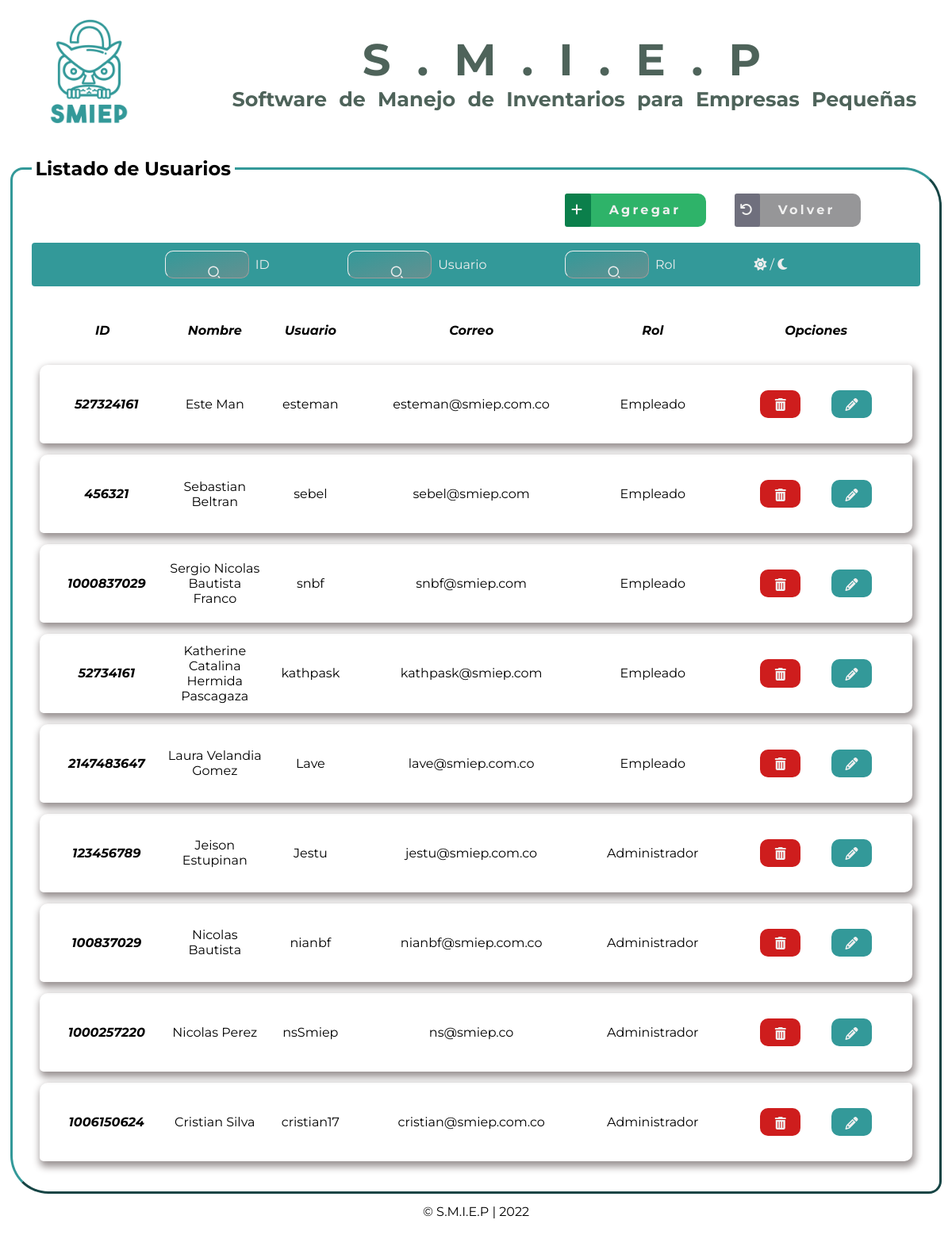
/view/usuario/mostrarUsu.php (signed in), run on the app's committed database.
### tables this page shows
CREATE TABLE `usuario` (
  `id_doc` int(100) NOT NULL COMMENT 'Identificador del usuario (Documento de identidad)',
  `nombre1` varchar(50) NOT NULL COMMENT 'Primer nombre obligatorio',
  `nombre2` varchar(50) DEFAULT NULL COMMENT 'Segundo nombre opcional',
  `apellido1` varchar(50) NOT NULL COMMENT 'Primer apellido obligatori<o',
  `apellido2` varchar(50) DEFAULT NULL COMMENT 'Segundo apellido opcional',
  `userName` varchar(50) NOT NULL COMMENt 'Apodo del usuario dentro de la tienda',
  `email` varchar(100) NOT NULL COMMENT 'Correo, en preferencia para usuario @smiep.com.co',
  `password` varchar(255) NOT NULL COMMENT 'Contraseña para iniciar sesión en el sistema',
  `rol` varchar(20) NOT NULL COMMENT 'Rol dentro de la empresa (Administrador ó Empleado)',
  `creadoEn` date DEFAULT NULL COMMENT 'Fecha de incorporación',
  `id_ti` int(100) NOT NULL COMMENT 'Relación con la tabla tienda',
  `id_estado` int(100) NOT NULL COMMENT 'Si se encuentra vinculado o no en la tienda',
  `id_sec` int(11) NOT NULL AUTO_INCREMENT COMMENT 'Creación de campo para relacionar trazabilidad de usuario',
  PRIMARY KEY (`id_doc`),
  UNIQUE KEY `email` (`email`),
  UNIQUE KEY `id_sec` (`id_sec`),
  UNIQUE KEY `userName` (`userName`),
  KEY `id_ti` (`id_ti`),
  KEY `id_estado` (`id_estado`),
  CONSTRAINT `usuario_ibfk_1` FOREIGN KEY (`id_ti`) REFERENCES `tienda` (`id_ti`),
  CONSTRAINT `usuario_ibfk_2` FOREIGN KEY (`id_estado`) REFERENCES `estado` (`id_estado`)
);

### model/conexion1.php (called while the page is built, shortened)
<?php
class Db
{
	private static $conexion = NULL;
	public static function conectar()
	{
		$pdo_options[PDO::ATTR_ERRMODE] = PDO::ERRMODE_EXCEPTION;
		self::$conexion = new PDO('mysql:host=us-cdbr-east-05.cleardb.net; dbname=heroku_619553700a45b98', 'bcc4441154c3a9', 'b4a4c01d', $pdo_options);
		return self::$conexion;
	}
}

### model/usuarioCrud_Mdl.php (called while the page is built, shortened)
<?php
require_once('conexion1.php');
class CrudUsuario
{
	private $db;
	public function __construct()
	{
		$this->db=Db::conectar();
	}
	public function mostrar()
	{
		$listaUsuario = [];
		$select = $this->db->query('SELECT * FROM usuario ORDER BY rol DESC');
		foreach ($select->fetchAll() as $Usuario)
		{
			$myUsuario = new Usuario();
			$myUsuario->setId_doc($Usuario['id_doc']);
			$myUsuario->setNombre1($Usuario['nombre1']);
			$myUsuario->setNombre2($Usuario['nombre2']);
			$myUsuario->setApellido1($Usuario['apellido1']);
			$myUsuario->setApellido2($Usuario['apellido2']);
			$myUsuario->setUserName($Usuario['userName']);
			$myUsuario->setEmail($Usuario['email']);
			$myUsuario->setPass($Usuario['password']);
			$myUsuario->setRol($Usuario['rol']);
			$myUsuario->setId_estado($Usuario['id_estado']);
			$myUsuario->setId_ti($Usuario['id_ti']);
			$listaUsuario[] = $myUsuario;
		}
		return $listaUsuario;
	}
}
?>

### model/usuarioMdl.php (called while the page is built, shortened)
<?php
class Usuario
{
	private $id_doc;
	private $nombre1;
	private $nombre2;
	private $apellido1;
	private $apellido2;
	private $userName;
	private $email;
	private $rol;
	public function getId_doc()
	{
		return $this->id_doc;
	}
	public function setId_doc($id_doc)
	{
		$this->id_doc = $id_doc;
	}
	public function getNombre1()
	{
		return $this->nombre1;
	}
	public function setNombre1($nombre1)
	{
		$this->nombre1 = $nombre1;
	}
	public function getNombre2()
	{
		return $this->nombre2;
	}
	public function setNombre2($nombre2)
	{
		$this->nombre2 = $nombre2;
	}
	public function getApellido1()
	{
		return $this->apellido1;
	}
	public function setApellido1($apellido1)
	{
		$this->apellido1 = $apellido1;
	}
	public function getApellido2()
	{
		return $this->apellido2;
	}
	public function setApellido2($apellido2)
	{
		$this->apellido2 = $apellido2;
	}
	public function getUserName()
	{
		return $this->userName;
	}
	public function setUserName($userName)
	{
		$this->userName = $userName;
	}
	public function getEmail()
	{
		return $this->email;
	}
	public function setEmail($email)
	{
		$this->email = $email;
	}
	public function getRol()
	{
		return $this->rol;
	}
	public function setRol($rol)
	{
		$this->rol = $rol;
	}
}
?>

### view/usuario/mostrarUsu.php (the view, shortened to what this page needs)
<?php
if ($_SESSION['email'] == null or $_SESSION["userName"] == null or
$_SESSION["pass"] == null)
{
	header("location:../../index.php");
}
else
{
	require_once('../../model/usuarioCrud_Mdl.php');
	require_once('../../model/usuarioMdl.php');
	$crud = new CrudUsuario();
	$listaUsuario = $crud->mostrar();
?>
<!DOCTYPE html>
<html lang="es">
<head>
    <link rel="stylesheet" href="../../public/css/mostarAll.css">
    <link href="https://cdn.jsdelivr.net/npm/remixicon@2.5.0/fonts/remixicon.css" rel="stylesheet">
    <link rel="stylesheet" href="https://cdnjs.cloudflare.com/ajax/libs/font-awesome/6.1.1/css/all.min.css"
 />
</head>
<body>
    <header>
    </header>
    <section class="contentList">
        <fieldset>
            <legend>Listado de Usuarios</legend>
            <div class="btnMos">
                <a href='ingresar.php' class="add"><span><i class="fa-solid fa-plus"></i></span>Agregar</a>
                <a href='../inicio/menu.php' class="back"><span><i
                            class="fa-solid fa-arrow-rotate-left"></i></span>Volver</a>
            </div>
            <div class="searchNav">
                <div class="buscarOne">
                    <button type="button" class="searchBtn">
                        <i class="ri-search-2-line"></i>
                    </button>
                </div>
                <span class="labelsito">
                    <label for="filtrar-tabla1">ID</label>
                </span>
                <div class="buscarTwo">
                    <button type="button" class="searchBtn">
                        <i class="ri-search-2-line"></i>
                    </button>
                </div>
                <span class="labelsito">
                    <label for="filtrar-tabla2">Usuario</label>
                </span>
                <div class="buscarThree">
                    <button type="button" class="searchBtn">
                        <i class="ri-search-2-line"></i>
                    </button>
                </div>
                <span class="labelsito">
                    <label for="filtrar-tabla3">Rol</label>
                </span>
                <div class="darkMode">
                    <a id="mod" class="mod" onclick="cambiarModo()">
                        <span id="id-moon" class="btn-mode moon">
                            <i class="fas fa-sun"></i>
                        </span>/
                        <span id="id-sun" class="btn-mode sun active">
                            <i class="fas fa-moon"></i>
                        </span>
                    </a>
                </div>
            </div>
            <div class="listElements">
                <table >
                    <thead>
                        <tr class="titleTable">
                            <th>ID</th>
                            <th>Nombre</th>
                            <th>Usuario</th>
                            <th>Correo</th>
                            <th>Rol</th>
                            <th class="opcTitle">Opciones</th>
                        </tr>
                    </thead>
                    <tbody class="contentTable">
                    <?php foreach ($listaUsuario as $Usuario) {?>
                    <tr class="row">
                        <td class="id" id="id_doc">
                            <?php echo $Usuario->getId_doc() ?>
                        </td>
                        <td class="colName">
                            <?php echo $Usuario->getNombre1()." ".$Usuario->getNombre2()." ".$Usuario->getApellido1()." ".$Usuario->getapellido2() ?>
                        </td>
                        <td class="userName">
                            <?php echo $Usuario->getUserName() ?>
                        </td>
                        <td class="email">
                            <?php echo $Usuario->getEmail() ?>
                        </td>
                        <td class="rol">
                            <?php echo $Usuario->getRol() ?>
                        </td>
                        <td class="btnOpt">
                            <a class="delete btnOptDel" type="button"
                                href="../../controller/usuarioCtrl.php?id_doc=<?php echo $Usuario->getId_doc()?>&accion=e">
                                <i class="fa-solid fa-trash-can"></i>
                            </a>
                            <a class="update btnOptUpd" type="submit"
                                href="actualizar.php?id_doc=<?php echo $Usuario->getId_doc()?>&accion=a">
                                    <i class="fa-solid fa-pencil"></i>
                            </a>
                        </td>
                    </tr>
                    <?php } ?>
                    </tbody>
                </table>
            </div>
        </fieldset>
    </section>
    <footer>
    </footer>
</body>
</html>
<?php
}?>

### public/css/tablas.css (style rules this page uses)
table { width: 100%; padding: 0 10px 0 10px; border-collapse: separate; border-spacing: 0 0.9rem; }
th { width: 5rem; padding: 2rem 0 20px 0; font-family: "Montserrat-BoldItalic"; }
.titleTable { text-align: center; }
.row { text-align: center; border-radius: var(--radiousBtn) 5px; -webkit-box-shadow: 2px 5px 10px 2px var(--shadowColorSoft); -moz-box-shadow: 2px 5px 10px 2px var(--shadowColorSoft); box-shadow: 2px 5px 10px 2px var(--shadowColorSoft); }
.id { font-family: "Montserrat-BoldItalic"; padding-left: 10px; }
td.btnOpt { padding: 2rem; }

### public/css/searchBar.css (style rules this page uses)
.searchNav { position: sticky; top: 0; max-width: 100%; max-height: max-content; display: flex; flex-direction: row; align-items: center; justify-content: space-around; flex-wrap: wrap; padding: 10px 15%; color: #eee; background-color: var(--colorSMIEP); border-radius: 4px; margin-top: 2rem; }
.searchNav .buscarOne, .searchNav .buscarTwo, .searchNav .buscarThree { display: flex; flex-direction: row; align-items: center; padding: 5px 20px; border: .5px outset var(--bgColor); background: linear-gradient(to bottom right, var(--colorSMIEP), #649191); border-radius: 10px; margin-right: .5rem; }
.searchNav .buscarOne :is(input, button), .searchNav .buscarTwo :is(input, button), .searchNav .buscarThree :is(input, button) { color: inherit; border: none; background: transparent; outline: none; }
.searchNav .buscarOne .searchBtn, .searchNav .buscarTwo .searchBtn, .searchNav .buscarThree .searchBtn { width: 1.3rem; height: 1.3rem; display: grid; place-items: center; cursor: pointer; }
::placeholder { color: inherit; }
.labelsito { margin: auto auto auto -.01rem; }

### public/css/mostrar.css (style rules this page uses)
section { padding: .8rem; }
.contentList fieldset { padding: 1.5rem; border: 3px outset var(--colorSMIEP); border-radius: 1rem 3rem; }
.contentList fieldset legend { border-radius: 10px 10px; font-family: "Montserrat-Bold"; padding: 0.3rem; font-size: 24px; }
div .btnOpt { display: flex; align-items: center; justify-content: space-around; flex-wrap: nowrap; }
div .btnOptDel { border-radius: var(--radiousBtn); height: 1rem; width: 2rem; background-color: var(--btnDel); text-align: center; padding: 0.6rem; }
div .btnOptUpd { border-radius: var(--radiousBtn); height: 1rem; width: 2rem; background-color: var(--colorSMIEP); text-align: center; padding: 0.6rem; }
div .btnOpt a i { color: var(--bgColor); width: 100%; height: 100%; }

### public/css/plantillas/header1.css (style rules this page uses)
* { margin: 0; padding: 0; font-family: "Montserrat"; }
.header_superior { display: flex; flex-direction: row; align-items: center; justify-content: space-between; }
span.logo { margin: 1rem 0 0 2rem; max-width: max-content; }
.logo_imagen { width: 10rem; height: 10rem; }
.contenedor { max-width: max-content; color: #4e635a; }
.titulito { word-spacing: 0.5rem; margin-right: 2rem; text-align: center; font-size: 1.36rem; }
.title { font-family: "Montserrat-Bold"; letter-spacing: 2rem; text-transform: capitalize; font-size: 3.5rem; }

### public/css/plantillas/footer.css (style rules this page uses)
.footer { width: 100%; text-align: center; bottom: 0; margin-bottom: 20px; }

### public/css/plantillas/btns.css (style rules this page uses)
.btnMos a { position: relative; left: 60%; text-decoration: none; font-family: "Montserrat-Bold"; color: var(--bgColor); padding: var(--paddingBtn); padding-left: 0; letter-spacing: 0.2rem; border-radius: var(--radiousBtn); }
.btnMos .add { background-color: var(--submitBtn); margin-right: 2rem; }
.btnMos .add span { background-color: var(--submitBtnHovs); border-radius: 3px; padding: 0.7rem 0.5rem; margin-right: 2%; }
.btnMos .back { background-color: var(--backBtn); }
.btnMos .back span { background-color: var(--backBtnHovs); border-radius: 3px; padding: 0.7rem 0.4rem; margin-right: 2%; }
div .btnOpt { display: flex; align-items: center; justify-content: space-around; flex-wrap: nowrap; }
div .btnOptDel { border-radius: var(--radiousBtn); height: 1rem; width: 2rem; background-color: var(--btnDel); text-align: center; padding: 0.6rem; }
div .btnOptUpd { border-radius: var(--radiousBtn); height: 1rem; width: 2rem; background-color: var(--colorSMIEP); text-align: center; padding: 0.6rem; }
div .btnOpt a i { color: var(--bgColor); width: 100%; height: 100%; }
button { padding: var(--paddingBtn); display: block; margin: auto; font-family: "Montserrat-Bold"; color: var(--bgColor); font-size: 18px; letter-spacing: 0.17rem; background-color: var(--colorSMIEP); border: transparent; border-radius: 10px; }

### data on the page
usuario: id_doc "527324161", nombre1 "Este", apellido1 "Man", userName "esteman", email "esteman@smiep.com.co", rol "Empleado"
usuario: id_doc "456321", nombre1 "Sebastian", apellido1 "Beltran", userName "sebel", email "sebel@smiep.com", rol "Empleado"
usuario: id_doc "1000837029", nombre1 "Sergio", nombre2 "Nicolas", apellido1 "Bautista", apellido2 "Franco", userName "snbf", email "snbf@smiep.com", rol "Empleado"
usuario: id_doc "52734161", nombre1 "Katherine", nombre2 "Catalina", apellido1 "Hermida", apellido2 "Pascagaza", userName "kathpask", email "kathpask@smiep.com", rol "Empleado"
usuario: id_doc "2147483647", nombre1 "Laura", apellido1 "Velandia", apellido2 "Gomez", userName "Lave", email "lave@smiep.com.co", rol "Empleado"
usuario: id_doc "123456789", nombre1 "Jeison", apellido1 "Estupinan", userName "Jestu", email "jestu@smiep.com.co", rol "Administrador"
usuario: id_doc "100837029", nombre1 "Nicolas", apellido1 "Bautista", userName "nianbf", email "nianbf@smiep.com.co", rol "Administrador"
usuario: id_doc "1000257220", nombre1 "Nicolas", apellido1 "Perez", userName "nsSmiep", email "ns@smiep.co", rol "Administrador"
usuario: id_doc "1006150624", nombre1 "Cristian", apellido1 "Silva", userName "cristian17", email "cristian@smiep.com.co", rol "Administrador"
